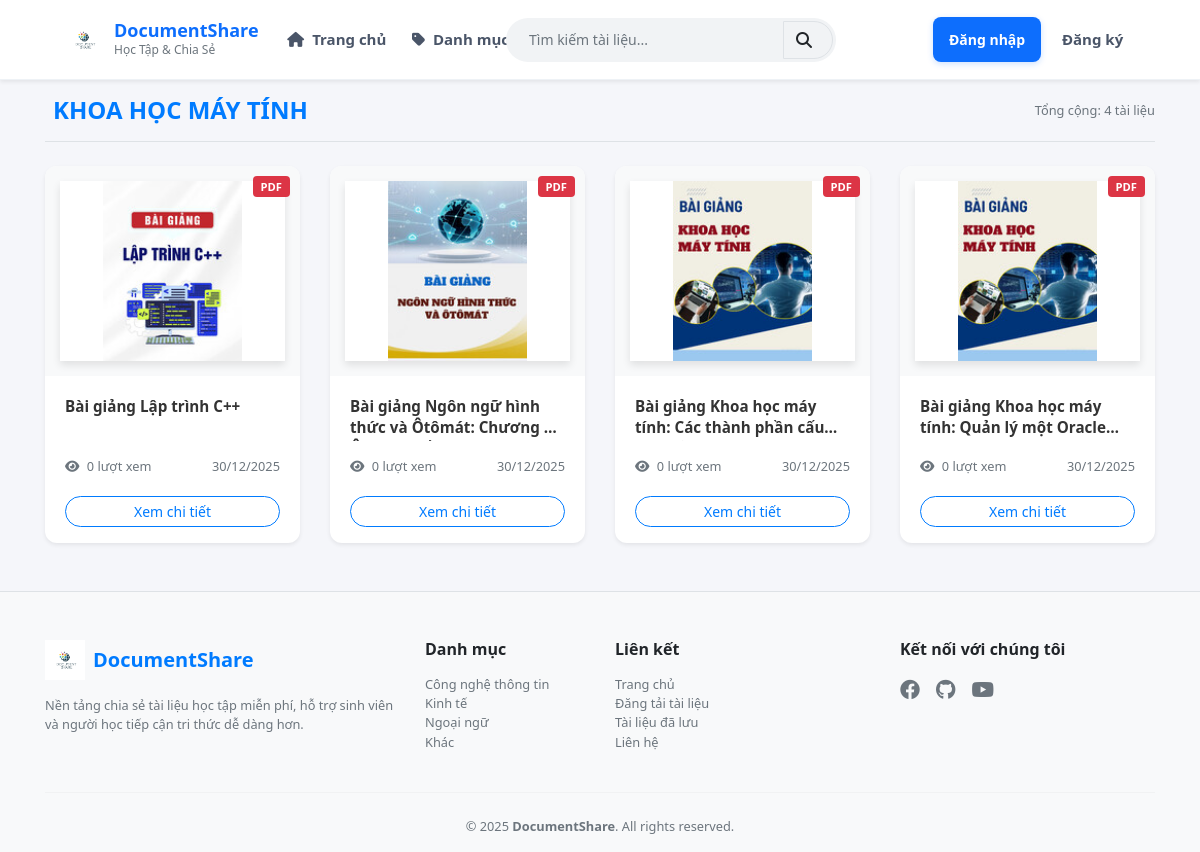
The app's page /subcategory_detail.php?id=6 with its own data.
### tables this page shows
CREATE TABLE `subcategories` (
  `subcategory_id` int(11) NOT NULL,
  `name` varchar(255) NOT NULL,
  `status` tinyint(1) NOT NULL DEFAULT 1,
  `category_id` int(10) NOT NULL
);

CREATE TABLE `documents` (
  `document_id` int(10) NOT NULL,
  `title` varchar(255) DEFAULT NULL,
  `description` text NOT NULL,
  `thumbnail` varchar(255) DEFAULT NULL,
  `file_path` varchar(255) DEFAULT NULL,
  `file_type` varchar(255) NOT NULL,
  `subcategory_id` int(10) NOT NULL,
  `status` int(10) NOT NULL,
  `username` varchar(50) DEFAULT NULL,
  `views` int(10) NOT NULL,
  `share_link` varchar(255) NOT NULL,
  `downloads` int(11) DEFAULT 0
);

### subcategory_detail.php (the view, shortened to what this page needs)
<?php
include "header.php";
$sub_id = (int)$_GET['id'];
$sub_sql = "SELECT name FROM subcategories WHERE subcategory_id = $sub_id AND status = 0";
$sub_res = mysqli_query($conn, $sub_sql);
$subcategory = mysqli_fetch_assoc($sub_res);
$doc_sql = "SELECT * FROM documents
            WHERE subcategory_id = $sub_id AND status = 0
            ORDER BY document_id DESC";
$doc_res = mysqli_query($conn, $doc_sql);
?>
<div class="container mrt">
    <div class="d-flex align-items-center justify-content-between mb-4 border-bottom pb-3">
        <h4 class="fw-bold text-uppercase text-primary m-0">
            <i class="bi bi-folder2-open me-2"></i><?= htmlspecialchars($subcategory['name']) ?>
        </h4>
        <span class="text-muted small">Tổng cộng: <?= mysqli_num_rows($doc_res) ?> tài liệu</span>
    </div>
    <div class="row row-cols-1 row-cols-sm-2 row-cols-md-3 row-cols-lg-4 g-4">
        <?php if ($doc_res && mysqli_num_rows($doc_res) > 0): ?>
            <?php while ($doc = mysqli_fetch_assoc($doc_res)): ?>
                <?php
                $thumb = !empty($doc['thumbnail'])
                    ? "uploads/thumbnails/" . $doc['thumbnail']
                    : "assets/img/default-document.jpg";
                $badge_class = 'bg-danger';
                ?>
                <div class="col">
                    <div class="card h-100 doc-card shadow-sm">
                        <a href="document_detail.php?id=<?= $doc['document_id'] ?>" class="text-decoration-none">
                            <div class="doc-thumb-container">
                                <span class="badge <?= $badge_class ?> badge-file">
                                    <?= htmlspecialchars($doc['file_type']) ?>
                                </span>
                                <img src="<?= $thumb ?>" class="doc-thumb" alt="<?= htmlspecialchars($doc['title']) ?>">
                            </div>
                            <div class="card-body">
                                <h6 class="doc-title fw-bold mb-2">
                                    <?= htmlspecialchars($doc['title']) ?>
                                </h6>
                                <div class="d-flex justify-content-between align-items-center mt-3">
                                    <div class="text-muted small">
                                        <i class="fa fa-eye me-1"></i> <?= number_format($doc['views'] ?? 0) ?> lượt xem
                                    </div>
                                    <div class="text-muted small">
                                        <i class="bi bi-calendar3 me-1"></i> <?= date('d/m/Y', strtotime($doc['created_at'] ?? 'now')) ?>
                                    </div>
                                </div>
                            </div>
                        </a>
                        <div class="card-footer bg-transparent border-0 pb-3 pt-0">
                            <a href="document_detail.php?id=<?= $doc['document_id'] ?>"
                               class="btn btn-outline-primary btn-sm w-100 rounded-pill">
                               Xem chi tiết
                            </a>
                        </div>
                    </div>
                </div>
            <?php endwhile; ?>
        <?php endif; ?>
    </div>
</div>
<?php include "footer.php"; ?>

### assets/css/custom.css (style rules this page uses)
body { margin: 0; background: #f5f6fa; font-family: "Segoe UI", Tahoma, Geneva, Verdana, sans-serif; }
.mrt { margin-top: 6rem !important; }
body { background: #f5f6fa; font-family: "Segoe UI", Tahoma, Geneva, Verdana, sans-serif; }
.doc-thumb { height: 220px; background: #fff; }
.doc-card { transition: transform 0.2s ease, box-shadow 0.2s ease; }
.doc-card { transition: all 0.3s ease; border: none; border-radius: 12px; overflow: hidden; background: #fff; }
.doc-thumb-container { position: relative; background: #f8f9fa; display: flex; align-items: center; justify-content: center; padding: 15px; }
.doc-thumb { width: 100%; height: 180px; object-fit: contain; box-shadow: 0 4px 8px rgba(0, 0, 0, 0.1); }
.doc-title { font-size: 0.95rem; line-height: 1.4; height: 2.8rem; display: -webkit-box; -webkit-line-clamp: 2; -webkit-box-orient: vertical; overflow: hidden; color: #333; }
.badge-file { position: absolute; top: 10px; right: 10px; font-size: 0.7rem; padding: 5px 8px; text-transform: uppercase; }

### records on screen
subcategories: name "KHOA HỌC MÁY TÍNH"
documents: file_type "PDF", thumbnail (picture), title "Bài giảng Lập trình C++", views "0", created_at "30/12/2025"
documents: file_type "PDF", thumbnail (picture), title "Bài giảng Ngôn ngữ hình thức và Ôtômát: Chương 5…", views "0", created_at "30/12/2025"
documents: file_type "PDF", thumbnail (picture), title "Bài giảng Khoa học máy tính: Các thành phần…", views "0", created_at "30/12/2025"
documents: file_type "PDF", thumbnail (picture), title "Bài giảng Khoa học máy tính: Quản lý một…", views "0", created_at "30/12/2025"

### other values on screen
mysqli_num_rows($doc_res) "4"
